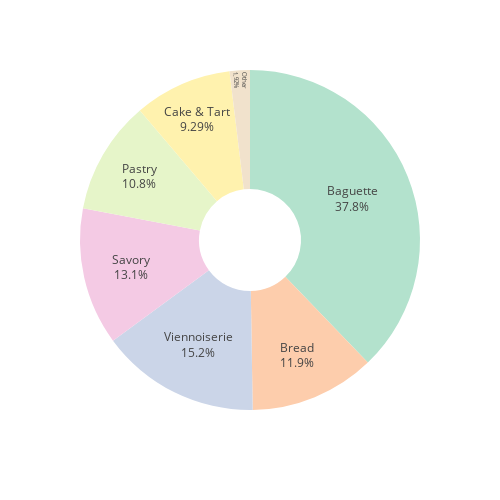

Write notebook code for a chart like this one.
### Code cell
fig = px.pie(data_by_cat, 
             values='total_price', 
             names='Category',
             color_discrete_sequence=px.colors.qualitative.Pastel2,
             category_orders={'Category': list(color_map.keys())},
            # color_discrete_map=color_map,
             hole=.3)
fig.update_traces(textposition='inside', textinfo='percent+label')
fig.update(layout_showlegend=False)
fig.update_layout(height=500, width=500, paper_bgcolor='rgba(0,0,0,0)') 
fig.show()
# Save the plot as a PNG image
pio.write_image(fig, 'images/distribution_by_category.png')

### Figure 1 — Plotly figure (JSON) as saved in the notebook; plotly's stock layout.template omitted (floating-point values rounded to 4 significant figures)
{"data": [{"direction": "clockwise", "domain": {"x": [0, 1], "y": [0, 1]}, "hole": 0.3, "hovertemplate": "Category=%{label}<br>total_price=%{value}<extra></extra>", "labels": ["Baguette", "Bread", "Viennoiserie", "Savory", "Pastry", "Cake & Tart", "Other"], "legendgroup": "", "name": "", "showlegend": true, "sort": false, "textinfo": "percent+label", "textposition": "inside", "type": "pie", "values": [210900.0, 66600.0, 84600.0, 72930.0, 60200.0, 51822, 10730.0]}], "layout": {"height": 500, "legend": {"tracegroupgap": 0}, "margin": {"t": 60}, "paper_bgcolor": "rgba(0,0,0,0)", "piecolorway": ["rgb(179,226,205)", "rgb(253,205,172)", "rgb(203,213,232)", "rgb(244,202,228)", "rgb(230,245,201)", "rgb(255,242,174)", "rgb(241,226,204)", "rgb(204,204,204)"], "showlegend": false, "width": 500}}
